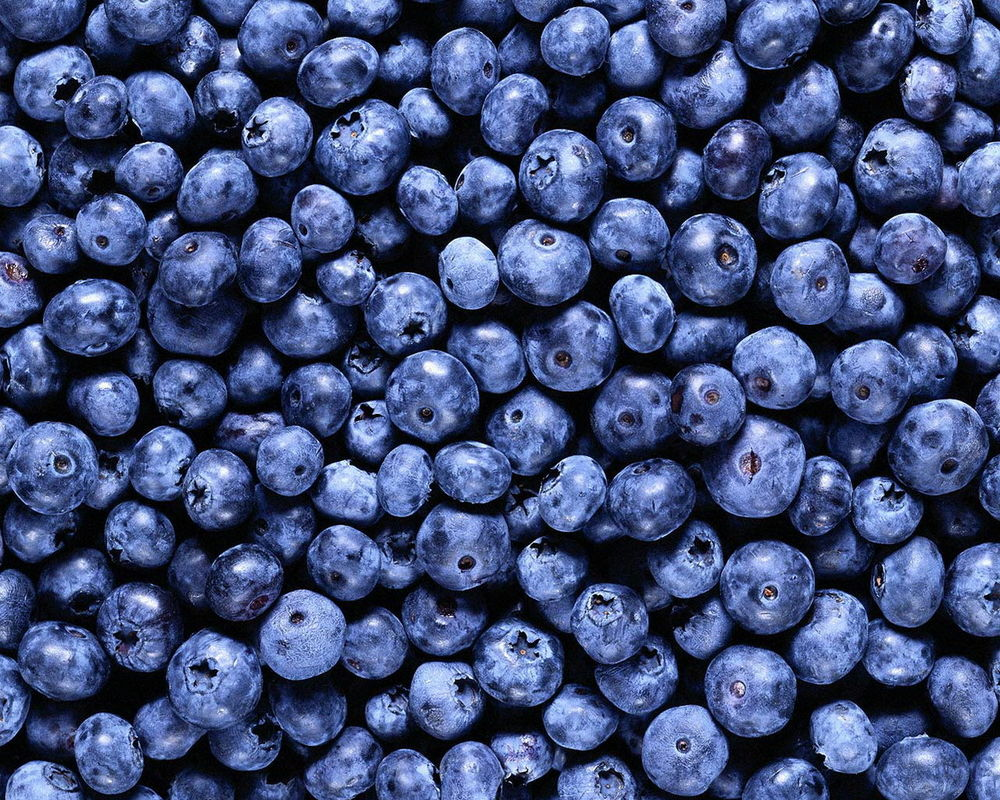
%> input picture Lab_2/bg.jpg, 1000 x 800 px
$ octave Lab_2.m   (GNU Octave 9; MATLAB toolbox functions it lacks are replaced by stand-ins)
%> lines starting %> are read from the running program, lines starting %| are printed output that depends on the picture
### Lab_2/imnoise2.m
function R = imnoise2(type, M, N, a, b)
% IMNOISE2 Generates an array of random numbers with specified PDF.
%     R = IMNOISE2(TYPE, M, N, A, B) generates an array, R, of size
%     M-by-N, whose elements are random numbers of the specified TYPE
%     with parameters A and B. If only TYPE is included in the
%     input argument list, a single random number of the specified
%     TYPE and default parameters shown below is generated. If only
%     TYPE, M, and N are provided, the default parameters shown below
%     are used. If M= N= 1, IMNOISE2 generates a single random
%     number of the specified TYPE and parameters A and B.


%     Valid values for TYPE and parameters A and B are:

%     ‘uniform’         Uniform random numbers in the interval (A, B).
%                       The default values are (0, 1).
%     ‘gaussian’        Gaussian random numbers with mean A and standard
%                       deviation B. The default values are A = 0, B = 1.
%
%     ‘salt & pepper’   Salt and pepper numbers of amplitude 0 with
%                       probability Pa = A, and amplitude 1 with
%                       probability Pb = B. The default values are Pa =
%                       Pb = A = B = 0.05. Note that the noise has
%                       values 0 (with probability Pa = A) and 1 (with
%                       probability Pb = B), so scaling is necessary if
%                       values other than 0 and 1 are required. The noise
%                       matrix R is assigned three values. If R(x, y) =
%                       0, the noise at (x, y) is pepper (black). If
%                       R(x, y) = 1, the noise at (x, y) is salt
%                       (white). If R(x, y) = 0.5, there is no noise
%                       assigned to coordinates (x, y).
%
%     "lognormal"       Lognermal numbers with offset A and shape
%                       parameter B. The defaults are A = 1 and B
%                       0.25.
%
%     ‘rayleigh’        Rayleigh noise with parameters A and B. The
%                       default values are A = 0 and B= 1.
%     ‘exponential’     Exponential random numbers with parameter A. The
%                       default is A = 1.

%      erlang’          Erlang (gamma) random numbers with parameters A
%                       and B. B must be a positive integer. The
%                       defaults are A= 2 and B= 5. Erlang random
%                       numbers are approximated as the sum of B
%                       exponential random numbers.

%     Copyright 2002-2006 R. C. Gonzalez, R. E. Woods, & S. L. Eddins
%     Digital Image Processing Using MATLAB, Prentice-Hall, 2004
%     $Revision: 1.6 $ $Date: 2006/07/15 20:44:52 $

% Set default values.
if nargin == 1
    a = 0; b = 1;
    M = 1; N = 1;
elseif nargin == 3
    a = 0; b = 1;
end

% Begin processing. Use lower (type) to protect against input being
% capitalized.
switch lower(type)
case 'uniform'
    R = a + (b - a)*rand(M, N);
case 'gaussian'
    R = a + btrandn(M, N);
case 'salt & pepper'
    if nargin <= 3
        a = 0.05; b = 0.05;
    end
    % Check to make sure that Pa + Pb is not > 1.
    if (a + b) > 1
        error('The sum Pa + Pb must not exceed 1.')
    end
    R(1:M, 1:N) = 0.5;
    % Generate an M-by-N array of uniformly-distributed random numbers
    % in the range (0, 1). Then, Pa*(M*N) of them will have values <=
    % a. The coordinates of these points we call 0 (pepper
    % noise). Similarly, Pb*(M*N) points will have values in the range
    % > a & < (a + b). These we call 1 (salt noise).
    X = rand (M, N);
    c = find (X <= a);
    R(c) = 0;
    u = a + b;
    c = find(X > a & X <= u);
    R(c) = 1;
case 'lognormal'
    if nargin <= 3
        a = 1; b= 0.25;
    end
    R = exp(b*randn(M, N) + a);
case 'rayleigh'
    R= a + (-b*log(1 - rand(M, N))).^0.5;
case 'exponential'
    if nargin <= 3
        a = 1;
    end
    if a <+ 0
        error('Parameter a must be positive for exponential type.')
    end
    k = -1/a;
    R = k*log(1 - rand(M, N));
case 'erlang'
    if nargin <= 3
        a = 2; b = 5;
    end
    if (b ~= round(b) | b <= 0)
        error('Param b must be a positive integer for Erlang.')
    end
    k = -1/a;
    R = zeros (M, N);
    for j = 1:b
        R = R + k*log(1 - rand(M, N));
    end
otherwise
    error ('Unknown distribution type.')
end

### Lab_2/Lab_2.m
% Вариант 2
clear;

% Шаг 1
I = uint8(zeros(800, 800));

% Шаг 2
noise = im2uint8(imnoise2('salt & pepper', 800, 800));
imshow(noise); pause;

% Шаг 3
histogram(noise);
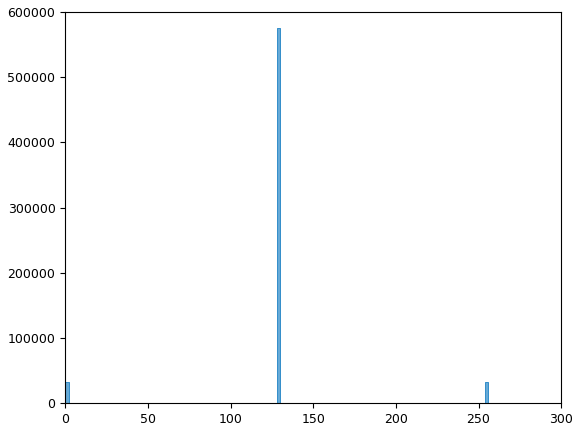
%> figure redrawn from the program's plot data; tallest bar 576141 high, from x = 128 to 130
saveas(gcf, 'hist.png');
pause;

% Шаг 4
object1 = noise;
a = 40;
center = (round(size(object1, 1)/2));
object1(center-2*a:center+2*a, center-a:center+a) = 255;
imshow(object1);
pause;
imwrite(object1, 'object1.png')

% Шаг 5
nearset = imresize(object1, 2, 'nearest');
imshow(nearset);
title('Масштабирование (метод ближайшего соседа)');
pause;
imwrite(nearset, 'nearset.png')
bilinear = imresize(object1, 0.5, 'bilinear');
imshow(bilinear);
title('Масштабирование (билинейная интерполяция)');
pause;
imwrite(bilinear, 'bilinear.png')

% Шаг 6
offset1 = 100;
newnoise = im2uint8(imnoise2('salt & pepper', 800, 800));
newnoise(offset1-2*a:offset1+2*a, offset1-a/2:offset1+a/2) = 255;
newnoise(offset1-a/2:offset1+a/2, offset1-2*a:offset1+2*a) = 255;
offset2 = 800 - offset1;
side1 = offset2:offset2+2*a;
x_tr = [side1(1), side1(2*a), side1(2*a), side1(1)];
y_tr = [side1(1), side1(1), side1(2*a), side1(2*a)];
square1 = poly2mask(x_tr, y_tr, 800, 800);
square_perim1 = bwperim(square1, 4);
newnoise(square_perim1) = 255;
side2 = offset2+a/2:offset2+3*a/2;
x_tr = [side2(1), side2(a), side2(a), side2(1)];
y_tr = [side2(1), side2(1), side2(a), side2(a)];
square2 = poly2mask(x_tr, y_tr, 800, 800);
square_perim2 = bwperim(square2, 4);
newnoise(square_perim2) = 255;
imshow(newnoise); pause;

% Шаг 7
mirrorH = fliplr(newnoise);
imshow(mirrorH);
pause;
imwrite(mirrorH, 'mirrorH.png');

% Шаг 8
mirrorV = flipud(mirrorH);
imshow(mirrorV);
pause;
imwrite(mirrorV, 'mirrorV.png');

% Шаг 9
rotate45 = imrotate(mirrorV, -45);
imshow(rotate45);
pause;
imwrite(rotate45, 'rotate45.png');

% Шаг 10
rotated_back = imrotate(rotate45, 45);
imshow(rotated_back);
pause;
imwrite(rotated_back, 'rotated_back.png');

% Шаг 11
bg = imread("bg.jpg");
%> bg is the input picture: size 800x1000x3 uint8; mean R, G, B 64.3, 78.5, 121.3
imshow(bg);
pause;

% Шаг 12
cropped_bg = imcrop(bg, [0 0 800 800]);
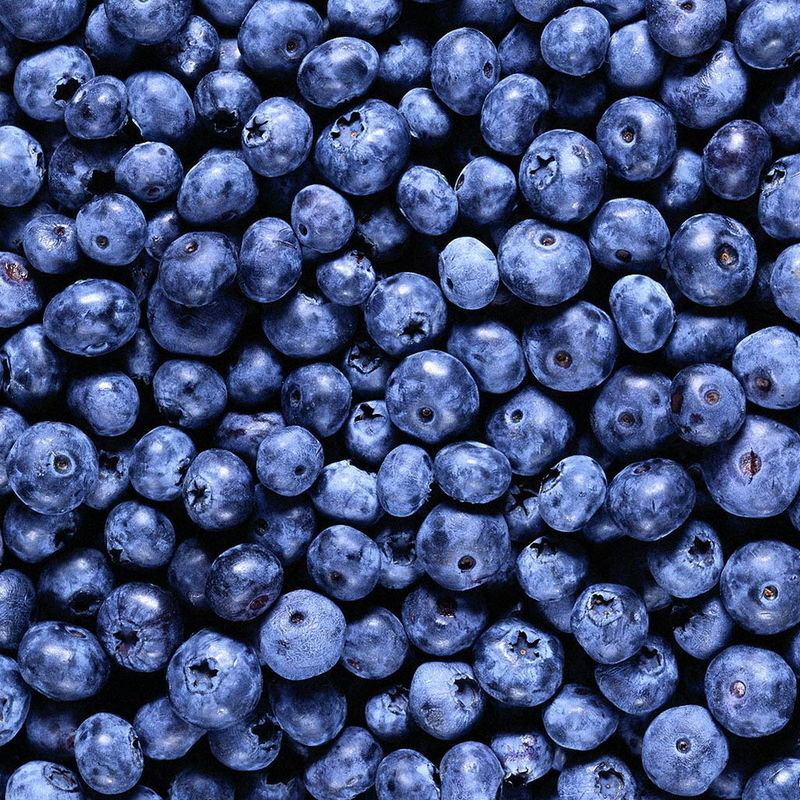
%> cropped_bg: size 800x800x3 uint8; mean R, G, B 64.2, 78.5, 121.5
imshow(cropped_bg);
pause;

% Шаг 13
dark_cropped_bg = cropped_bg/4;
imshow(dark_cropped_bg);
pause;

% Шаг 14
grey_cropped_bg = rgb2gray(dark_cropped_bg);
grey_cropped_bg(offset1-2*a:offset1+2*a, offset1-a/2:offset1+a/2) = 255;
grey_cropped_bg(offset1-a/2:offset1+a/2, offset1-2*a:offset1+2*a) = 255;
grey_cropped_bg(square_perim1) = 255;
grey_cropped_bg(square_perim2) = 255;
%> grey_cropped_bg: size 800x800 uint8; min 0, max 255, mean 24.3
noisy_grey_cropped_bg = imnoise(grey_cropped_bg, 'salt & pepper');
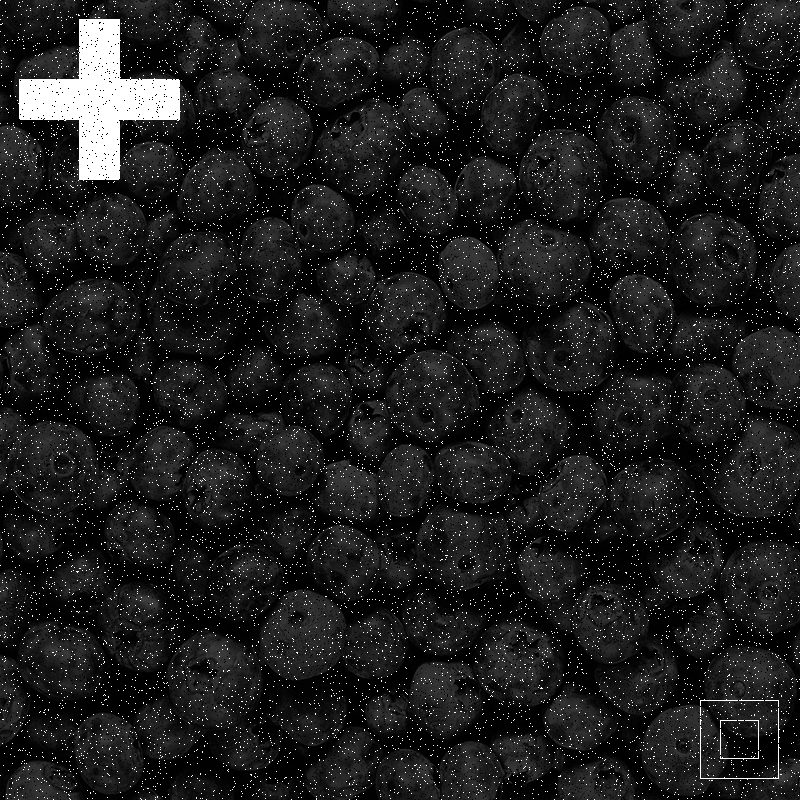
%> noisy_grey_cropped_bg: size 800x800 uint8; min 0, max 255, mean 29.4
imshow(noisy_grey_cropped_bg);
pause;
imwrite(noisy_grey_cropped_bg, 'noisy_grey_cropped_bg.png')

% Шаг 15
negative = imcomplement(noisy_grey_cropped_bg);
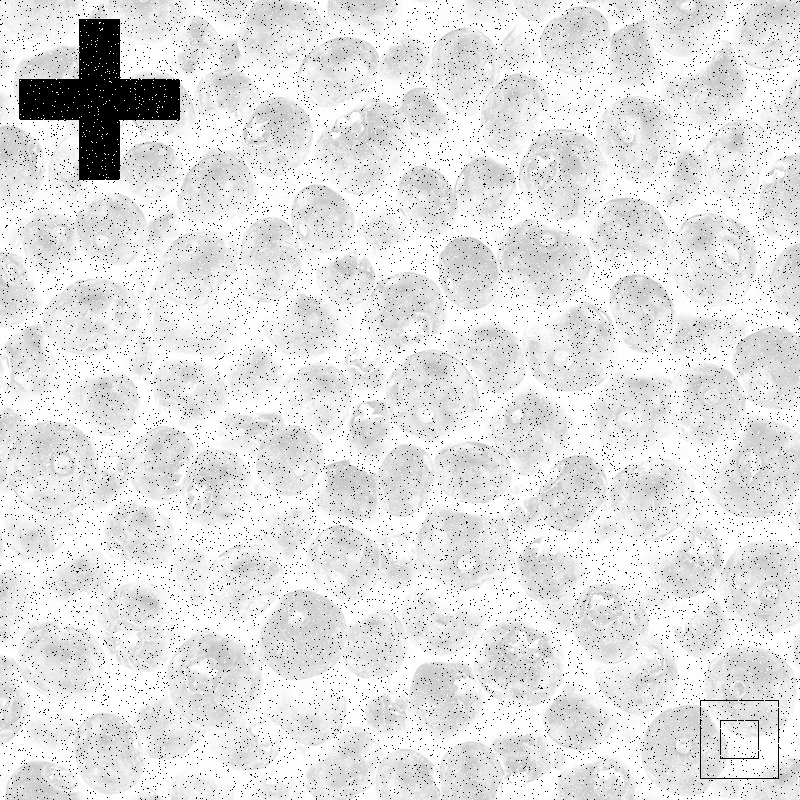
%> negative: size 800x800 uint8; min 0, max 255, mean 225.6
imwrite(negative, 'negative.png');
imshow(negative);
pause;

% Шаг 16
grey_cropped_bg2 = rgb2gray(dark_cropped_bg);
grey_cropped_bg2(center-2*a:center+2*a, center-a:center+a) = 255;
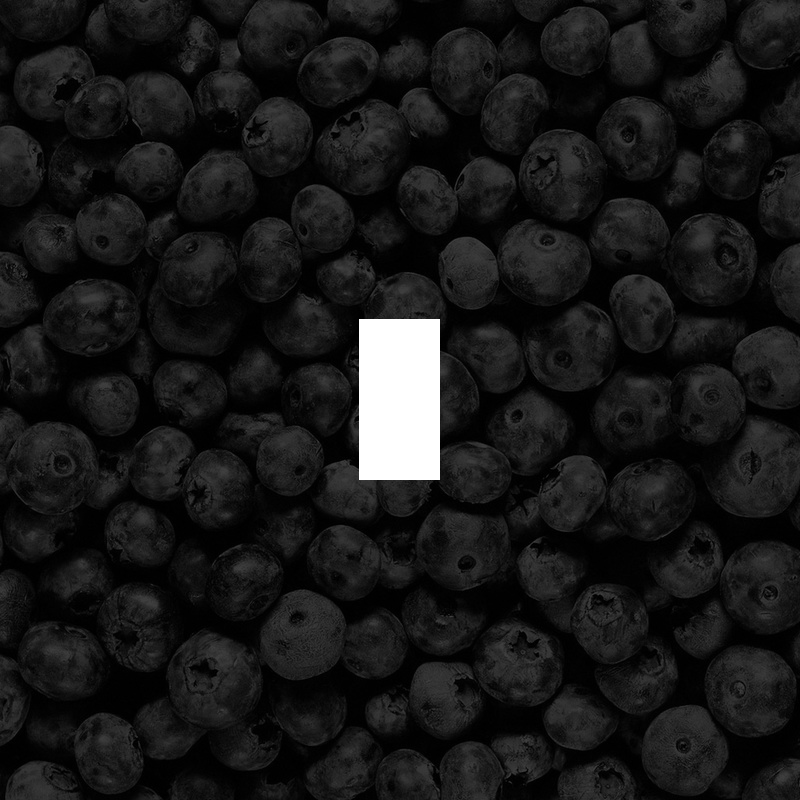
%> grey_cropped_bg2: size 800x800 uint8; min 0, max 255, mean 24.6
noisy_grey_cropped_bg2 = imnoise(grey_cropped_bg2, 'salt & pepper');
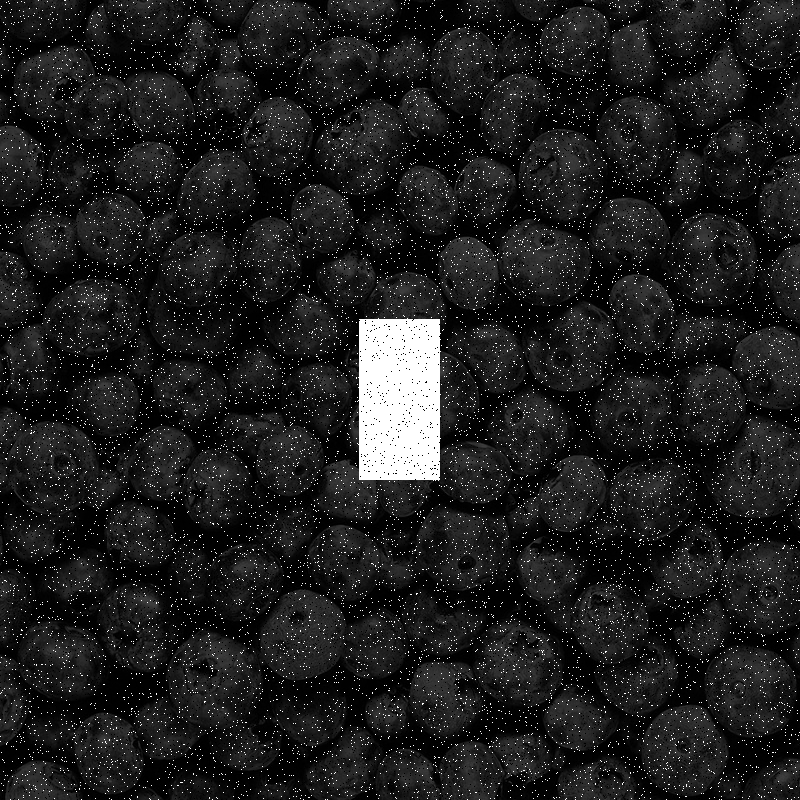
%> noisy_grey_cropped_bg2: size 800x800 uint8; min 0, max 255, mean 29.8
imshow(noisy_grey_cropped_bg2);
pause;
imwrite(noisy_grey_cropped_bg2, 'noisy_grey_cropped_bg2.png')

% Шаг 17
imdiff = imabsdiff(noisy_grey_cropped_bg, noisy_grey_cropped_bg2);
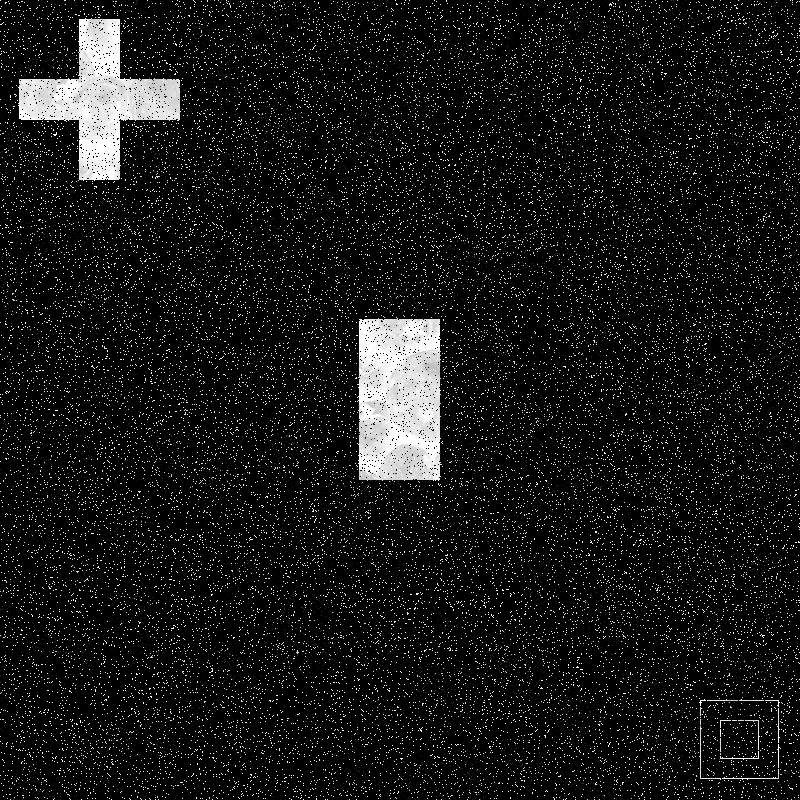
%> imdiff: size 800x800 uint8; min 0, max 255, mean 20.6
imshow(imdiff);
imwrite(imdiff, 'imdiff.png')
